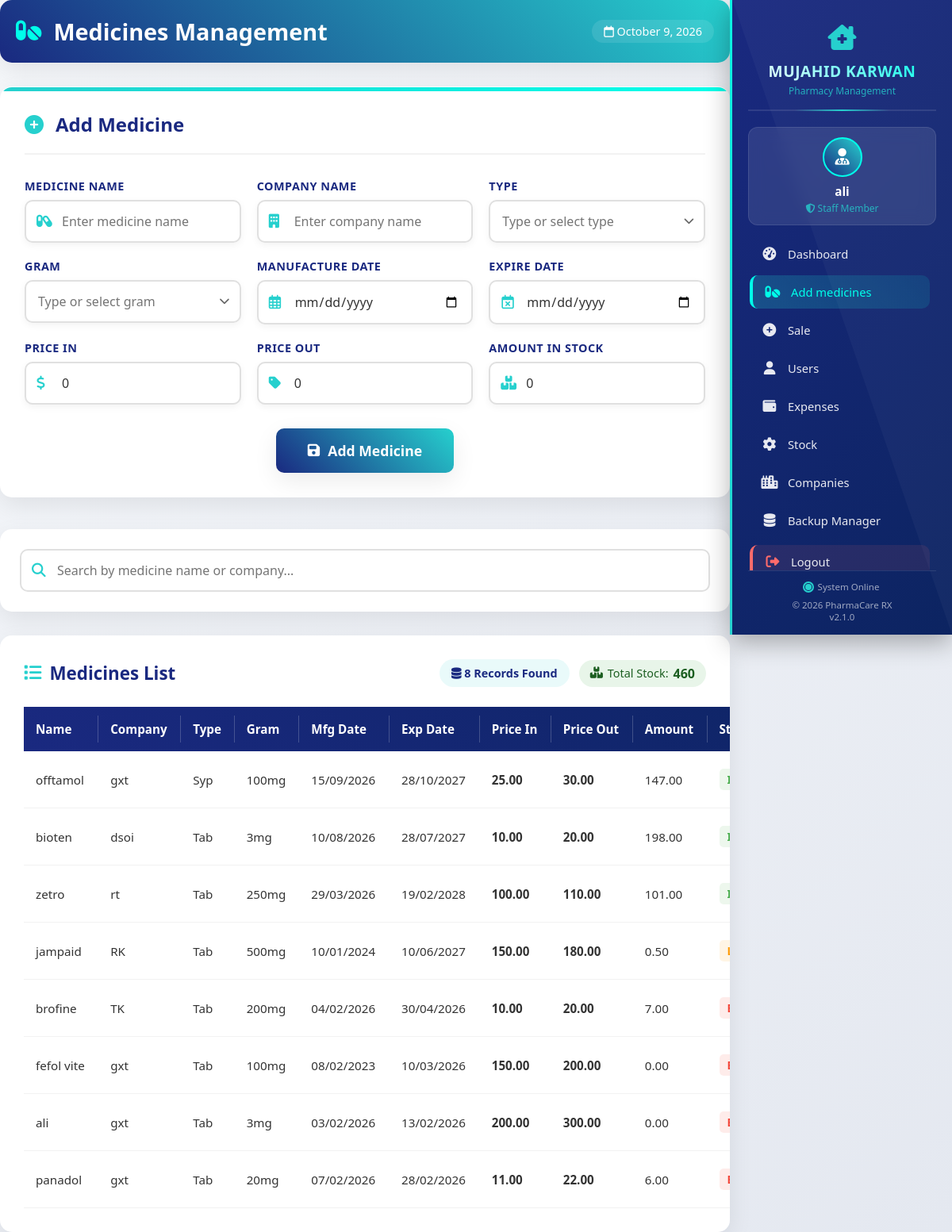
The page /medicines.php (signed in) on the database its author committed.
### tables this page shows
CREATE TABLE `medicines` (
  `id` int(11) NOT NULL AUTO_INCREMENT,
  `name` varchar(150) NOT NULL,
  `company_name` varchar(150) NOT NULL,
  `type` varchar(100) NOT NULL,
  `gram` varchar(50) NOT NULL,
  `manufacture_date` date NOT NULL,
  `expire_date` date NOT NULL,
  `price_in` decimal(10,2) NOT NULL,
  `price_out` decimal(10,2) NOT NULL,
  `amount` decimal(10,2) NOT NULL DEFAULT 0.00,
  PRIMARY KEY (`id`)
);

### medicines.php (the view, shortened to what this page needs)
<?php
require_once 'db.php';
$name = $company_name = $type = $gram = "";
$manufacture_date = $expire_date = "";
$price_in = $price_out = 0;
$amount = 0;
$action = "Add";
$search = isset($_GET['search']) ? trim($_GET['search']) : '';
if (!empty($search)) {
    $query = "SELECT * FROM medicines WHERE name LIKE ? OR company_name LIKE ? ORDER BY id DESC";
    $stmt = $conn->prepare($query);
    $search_param = "%$search%";
    $stmt->bind_param("ss", $search_param, $search_param);
} else {
    $query = "SELECT * FROM medicines ORDER BY id DESC";
    $stmt = $conn->prepare($query);
}
$stmt->execute();
$result = $stmt->get_result();
$total_count = $result->num_rows;
$total_stock = 0;
$result->data_seek(0);
while ($stock_row = $result->fetch_assoc()) {
    $total_stock += floatval($stock_row['amount']);
}
$result->data_seek(0);
?>
<!DOCTYPE html>
<html lang="en">
<head>
    <link rel="stylesheet" href="https://cdnjs.cloudflare.com/ajax/libs/font-awesome/6.4.0/css/all.min.css">
    <link rel="stylesheet" href="s.css">
</head>
<body>
    <?php include 'sidebar.php'; ?>
    <div class="main-content">
        <div class="page-header">
            <h1>
                <i class="fas fa-pills"></i>
                Medicines Management
            </h1>
            <div class="today">
                <i class="far fa-calendar"></i>
                <?php echo date('F j, Y'); ?>
            </div>
        </div>
        <div class="form-container">
            <div class="form-header">
                <i class="fas fa-plus-circle"></i>
                <h2><?php echo $action; ?> Medicine</h2>
            </div>
            <form method="POST" action="" id="medicineForm">
                <div class="form-grid">
                    <div class="form-group">
                        <label class="form-label">Medicine Name</label>
                        <div class="form-input-group">
                            <i class="fas fa-capsules"></i>
                            <input type="text" name="name" class="form-input"
                                   value="<?php echo htmlspecialchars($name); ?>"
                                   placeholder="Enter medicine name" required>
                        </div>
                    </div>
                    <div class="form-group">
                        <label class="form-label">Company Name</label>
                        <div class="form-input-group">
                            <i class="fas fa-building"></i>
                            <input type="text" name="company_name" class="form-input"
                                   value="<?php echo htmlspecialchars($company_name); ?>"
                                   placeholder="Enter company name" required>
                        </div>
                    </div>
                    <div class="form-group combo-group">
                        <label class="form-label">Type</label>
                        <div class="combo-wrap">
                            <input type="text" name="type" id="typeInput" class="form-input combo-input"
                                   value="<?php echo htmlspecialchars($type); ?>"
                                   placeholder="Type or select type" autocomplete="off" required>
                            <button type="button" class="combo-toggle" id="typeToggle" tabindex="-1">
                                <i class="fas fa-chevron-down"></i>
                            </button>
                        </div>
                    </div>
                    <div class="form-group combo-group">
                        <label class="form-label">Gram</label>
                        <div class="combo-wrap">
                            <input type="text" name="gram" id="gramInput" class="form-input combo-input"
                                   value="<?php echo htmlspecialchars($gram); ?>"
                                   placeholder="Type or select gram" autocomplete="off" required>
                            <button type="button" class="combo-toggle" id="gramToggle" tabindex="-1">
                                <i class="fas fa-chevron-down"></i>
                            </button>
                        </div>
                    </div>
                    <div class="form-group">
                        <label class="form-label">Manufacture Date</label>
                        <div class="form-input-group">
                            <i class="far fa-calendar-alt"></i>
                            <input type="date" name="manufacture_date" class="form-input"
                                   value="<?php echo $manufacture_date; ?>" required>
                        </div>
                    </div>
                    <div class="form-group">
                        <label class="form-label">Expire Date</label>
                        <div class="form-input-group">
                            <i class="far fa-calendar-times"></i>
                            <input type="date" name="expire_date" class="form-input"
                                   value="<?php echo $expire_date; ?>" required>
                        </div>
                    </div>
                    <div class="form-group">
                        <label class="form-label">Price In</label>
                        <div class="form-input-group">
                            <i class="fas fa-dollar-sign"></i>
                            <input type="number" step="0.01" name="price_in" class="form-input"
                                   value="<?php echo $price_in; ?>" placeholder="0.00" required>
                        </div>
                    </div>
                    <div class="form-group">
                        <label class="form-label">Price Out</label>
                        <div class="form-input-group">
                            <i class="fas fa-tag"></i>
                            <input type="number" step="0.01" name="price_out" class="form-input"
                                   value="<?php echo $price_out; ?>" placeholder="0.00" required>
                        </div>
                    </div>
                    <div class="form-group">
    <label class="form-label">Amount in Stock</label>
    <div class="form-input-group">
        <i class="fas fa-boxes"></i>
        <input type="number" name="amount" class="form-input"
               value="<?php echo $amount; ?>" placeholder="0"
               min="0" step="any" required>
    </div>
</div>
                </div>
                <button type="submit" class="submit-btn">
                    <i class="fas fa-save"></i>
                    <?php echo $action; ?> Medicine
                </button>
            </form>
        </div>
        <div class="search-section">
            <form method="GET" action="" id="searchForm" class="search-form">
                <div class="form-input-group search-box">
                    <i class="fas fa-search search-icon"></i>
                    <input type="text" name="search" id="searchInput" class="search-input"
                           placeholder="Search by medicine name or company..."
                           value="<?php echo htmlspecialchars($search); ?>">
                </div>
            </form>
        </div>
        <div class="table-container">
            <div class="table-header">
                <h3>
                    <i class="fas fa-list"></i>
                    Medicines List
                </h3>
                <div class="table-header-stats">
                    <div class="records-count">
                        <i class="fas fa-database"></i>
                        <?php echo $total_count; ?> Records Found
                    </div>
                    <div class="total-stock">
                        <i class="fas fa-boxes"></i>
                        Total Stock: <strong><?php echo number_format($total_stock, 0); ?></strong>
                    </div>
                </div>
            </div>
            <?php if ($total_count > 0): ?>
            <div class="table-responsive">
                <table class="medicines-table">
                    <thead>
                        <tr>
                            <th>Name</th>
                            <th>Company</th>
                            <th>Type</th>
                            <th>Gram</th>
                            <th>Mfg Date</th>
                            <th>Exp Date</th>
                            <th>Price In</th>
                            <th>Price Out</th>
                            <th>Amount</th>
                            <th>Status</th>
                        </tr>
                    </thead>
                    <tbody>
                        <?php while($row = $result->fetch_assoc()):
                            $expired = strtotime($row['expire_date']) < time();
                            $low_stock = $row['amount'] <=2;
                            $status_class = $expired ? 'expired' : ($low_stock ? 'low-stock' : 'in-stock');
                        ?>
                        <tr>
                            <td><?php echo htmlspecialchars($row['name']); ?></td>
                            <td><?php echo htmlspecialchars($row['company_name']); ?></td>
                            <td><?php echo $row['type']; ?></td>
                            <td><?php echo $row['gram']; ?></td>
                            <td><?php echo date('d/m/Y', strtotime($row['manufacture_date'])); ?></td>
                            <td><?php echo date('d/m/Y', strtotime($row['expire_date'])); ?></td>
                            <td class="price-in"><?php echo number_format($row['price_in'], 2); ?></td>
                            <td class="price-out"><?php echo number_format($row['price_out'], 2); ?></td>
                            <td><?php echo $row['amount']; ?></td>
                            <td>
                                <span class="<?php echo $status_class; ?>">
                                </span>
                            </td>
                        </tr>
                        <?php endwhile; ?>
                    </tbody>
                </table>
            </div>
            <?php endif; ?>
        </div>
    </div>
</body>
</html>

### sidebar.php (shortened to what this page needs)
<?php
$current_user = isset($_SESSION['username']) ? $_SESSION['username'] : '';
$is_admin = ($current_user === 'admin');
?>
<link rel="stylesheet" href="https://cdnjs.cloudflare.com/ajax/libs/font-awesome/6.4.0/css/all.min.css">
<div class="sidebar" id="sidebar">
    <div class="sidebar-logo">
        <div class="logo-icon">
            <i class="fas fa-clinic-medical"></i>
        </div>
        <h2>MUJAHID KARWAN</h2>
        <p>Pharmacy Management</p>
    </div>
    <div class="user-info">
        <div class="user-avatar">
            <i class="fas fa-user-md"></i>
        </div>
        <div class="user-name">
            <?php echo !empty($current_user) ? htmlspecialchars($current_user) : 'Guest'; ?>
        </div>
        <div class="user-role">
            <i class="fas fa-shield-alt"></i>
            <?php echo $is_admin ? 'Administrator' : 'Staff Member'; ?>
        </div>
    </div>
    <div class="sidebar-menu-container">
        <ul class="sidebar-menu">
            <li class="<?php echo basename($_SERVER['PHP_SELF']) == 'dashboard.php' ? 'active' : ''; ?>">
                <a href="dashboard.php"><i class="fas fa-tachometer-alt"></i> Dashboard</a>
            </li>
            <li class="<?php echo basename($_SERVER['PHP_SELF']) == 'medicines.php' ? 'active' : ''; ?>">
                <a href="medicines.php"><i class="fas fa-pills"></i> Add medicines</a>
            </li>
            <li class="<?php echo basename($_SERVER['PHP_SELF']) == 'save.php' ? 'active' : ''; ?>">
                <a href="save.php"><i class="fas fa-plus-circle"></i> Sale</a>
            </li>
            <li class="<?php echo basename($_SERVER['PHP_SELF']) == 'register.php' ? 'active' : ''; ?>">
                <a href="register.php"><i class="fas fa-user"></i> Users</a>
            </li>
            <li class="<?php echo basename($_SERVER['PHP_SELF']) == 'expenses.php' ? 'active' : ''; ?>">
                <a href="expenses.php"><i class="fas fa-wallet"></i> Expenses</a>
            </li>
            <li class="<?php echo basename($_SERVER['PHP_SELF']) == 'item.php' ? 'active' : ''; ?>">
                <a href="item.php"><i class="fas fa-cog"></i> Stock</a>
            </li>
             <li class="<?php echo basename($_SERVER['PHP_SELF']) == 'item.php' ? 'active' : ''; ?>">
                <a href="companies.php"><i class="fas fa-city"></i> Companies</a>
            </li>
            <li class="<?php echo basename($_SERVER['PHP_SELF']) == 'backup_manager.php' ? 'active' : ''; ?>">
                <a href="backup_manager.php"><i class="fas fa-database"></i> Backup Manager</a>
            </li>
            <li class="logout-item <?php echo basename($_SERVER['PHP_SELF']) == 'logout.php' ? 'active' : ''; ?>">
                <a href="logout.php"><i class="fas fa-sign-out-alt"></i> Logout</a>
            </li>
        </ul>
    </div>
    <div class="sidebar-footer">
        <div class="system-status">
            <div class="status-indicator"></div>
            <span>System Online</span>
        </div>
        <p>© <?php echo date('Y'); ?> PharmaCare RX</p>
        <p>v2.1.0</p>
    </div>
</div>

### medicines.php (style rules this page uses)
.today { background: rgba(255, 255, 255, 0.1); padding: 5px 15px; border-radius: 20px; font-size: 0.9rem; margin-left: auto; }
.table-header-stats { display: flex; align-items: center; gap: 12px; margin-left: auto; }
.total-stock { background: #e8f5e9; color: #1b5e20; padding: 6px 14px; border-radius: 20px; font-size: 0.9rem; display: flex; align-items: center; gap: 6px; white-space: nowrap; }
.total-stock strong { font-size: 1rem; }
.combo-group { position: relative; }
.combo-wrap { position: relative; display: flex; align-items: center; }
.combo-wrap .combo-input { width: 100%; padding-right: 38px; }
.combo-toggle { position: absolute; right: 6px; top: 50%; transform: translateY(-50%); background: transparent; border: none; color: #666; cursor: pointer; padding: 6px 8px; line-height: 1; }

### rows shown on the page
medicines: name "offtamol", company_name "gxt", type "Syp", gram "100mg", manufacture_date "15/09/2026", expire_date "28/10/2027", price_in "25.00", price_out "30.00", amount "147.00"
medicines: name "bioten", company_name "dsoi", type "Tab", gram "3mg", manufacture_date "10/08/2026", expire_date "28/07/2027", price_in "10.00", price_out "20.00", amount "198.00"
medicines: name "zetro", company_name "rt", type "Tab", gram "250mg", manufacture_date "29/03/2026", expire_date "19/02/2028", price_in "100.00", price_out "110.00", amount "101.00"
medicines: name "jampaid", company_name "RK", type "Tab", gram "500mg", manufacture_date "10/01/2024", expire_date "10/06/2027", price_in "150.00", price_out "180.00", amount "0.50"
medicines: name "brofine", company_name "TK", type "Tab", gram "200mg", manufacture_date "04/02/2026", expire_date "30/04/2026", price_in "10.00", price_out "20.00", amount "7.00"
medicines: name "fefol vite", company_name "gxt", type "Tab", gram "100mg", manufacture_date "08/02/2023", expire_date "10/03/2026", price_in "150.00", price_out "200.00", amount "0.00"
medicines: name "ali", company_name "gxt", type "Tab", gram "3mg", manufacture_date "03/02/2026", expire_date "13/02/2026", price_in "200.00", price_out "300.00", amount "0.00"
medicines: name "panadol", company_name "gxt", type "Tab", gram "20mg", manufacture_date "07/02/2026", expire_date "28/02/2026", price_in "11.00", price_out "22.00", amount "6.00"

### other values the page prints
$current_user "ali"
$action "Add"
$total_count "8"
$total_stock "460"
